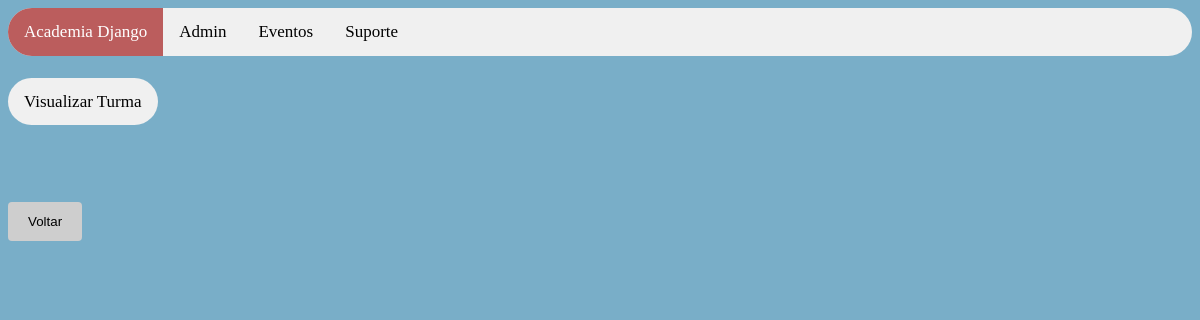
The page /sistema/visualizar_turma/3 on the database as committed earlier.
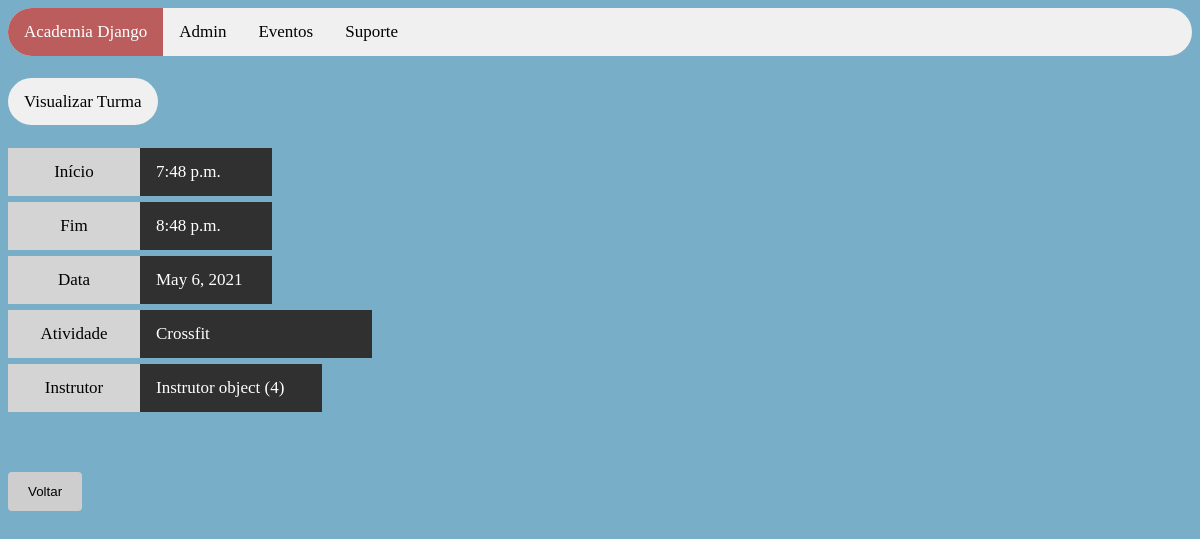
The same page on the database as committed later.
### sistema/models.py (models this page shows)
class Turma(models.Model):
    atividade = models.CharField(
        max_length = 300,
        null = False,
        blank = False
    )
    hora_inicio_turma = models.TimeField(
        auto_now = False,
        auto_now_add = False,
        null = True
    )
    hora_fim_turma = models.TimeField(
        auto_now = False,
        auto_now_add = False,
        null = True
    )
    data_turma = models.DateField(
        null = True,
        blank = True
    )
    instrutor = models.OneToOneField(
        'Instrutor',
        on_delete = models.CASCADE,
        related_name = '+'
    )
    alunos = models.ManyToManyField(
        'Aluno'
    )
    objects = models.Manager()

class Instrutor(models.Model):
    titulacao = models.CharField(
        max_length = 100,
        null = False,
        blank = False
    )
    nome = models.CharField(
        max_length = 200,
        null = False,
        blank = False
    )
    sobrenome = models.CharField(
        max_length = 200,
        null = False,
        blank = False
    )
    telefone = models.CharField(
        max_length = 14,
        null = False,
        blank = False
    )
    cpf = models.CharField(
        max_length = 14,
        null = False,
        blank = False
    )
    genero_choices = (
        ("F", "Feminino"),
        ("M", "Masculino"),
        ("O", "Outro")
    )
    genero = models.CharField(
        max_length = 1,
        choices = genero_choices,
        null = True,
        blank = True
    )
    objects = models.Manager()

### sistema/views.py (the view)
# urls.py: path('visualizar_turma/<int:user_id>', views.visualizar_turma, name='visualizar_turma'),
def visualizar_turma(request, user_id):
    if request.method == 'GET':
        turmas = Turma.objects.filter(id=user_id)
        contexto = {
            'turmas': turmas
        }
    return render(request, 'visualizar_turma.html', contexto)

### sistema/templates/visualizar_turma.html (shortened to what this page needs)
{% load static %}
 <!DOCTYPE html>
<html>
<head>
    <link rel="stylesheet" href=" {% static 'css/style.css' %} "/>
</head>
<body>
<div class="topnav">
    <a class="active" href="http://{{request.get_host}}/sistema/inicio">Academia Django</a>
    <a href="http://{{request.get_host}}/admin" target="_blank">Admin</a>
    <a href="#emconstrucao">Eventos</a>
    <a href="mailto:suporte@academiadjango.com">Suporte</a>
</div>
<br/><br/>
    <a style="background-color: #f0f0f0;color: #000; border-radius: 25px; padding: 14px 16px; text-align: center; float: center; font-size: 17px;"> Visualizar Turma </a>
<br/><br/><br/>
{% for turmas in turmas %}
<a style="background-color: #d4d4d4;color: #000; width: 100px; padding: 14px 16px; text-align: center; float: left; font-size: 17px;">Início </a>
<a style="background-color: #303030;color: #fff; width: 100px; max-width: 500px; padding: 14px 16px; text-align: left; float: left; font-size: 17px;"> {{turmas.hora_inicio_turma}}  </a>
<br/><br/><br/>
<a style="background-color: #d4d4d4;color: #000; width: 100px; padding: 14px 16px; text-align: center; float: left; font-size: 17px;">Fim </a>
<a style="background-color: #303030;color: #fff; width: 100px; padding: 14px 16px; text-align: left; float: left; font-size: 17px;"> {{turmas.hora_fim_turma}}  </a>
<br/><br/><br/>
<a style="background-color: #d4d4d4;color: #000; width: 100px; padding: 14px 16px; text-align: center; float: left; font-size: 17px;">Data </a>
<a style="background-color: #303030;color: #fff; width: 100px; padding: 14px 16px; text-align: left; float: left; font-size: 17px;"> {{turmas.data_turma}}  </a>
<br/><br/><br/>
<a style="background-color: #d4d4d4;color: #000; width: 100px; padding: 14px 16px; text-align: center; float: left; font-size: 17px;">Atividade </a>
<a style="background-color: #303030;color: #fff; width: 200px; max-width: 800px; padding: 14px 16px; text-align: left; float: left; font-size: 17px;"> {{turmas.atividade}}  </a>
<br/><br/><br/>
<a style="background-color: #d4d4d4;color: #000; width: 100px; padding: 14px 16px; text-align: center; float: left; font-size: 17px;">Instrutor </a>
<a style="background-color: #303030;color: #fff; width: 150px; padding: 14px 16px; text-align: left; float: left; font-size: 17px;"> {{turmas.instrutor}}  </a>
<br/><br/><br/>
{% endfor %}
<br/><br/><br/>
    <form action="http://{{request.get_host}}/sistema/inicio">
    <input type="submit" value="Voltar">
    </form>
</body>
</html>

Rows that differ between the two databases and show on the page:
added Turma: hora_inicio_turma "7:48 p.m.", hora_fim_turma "8:48 p.m.", data_turma "May 6, 2021", atividade "Crossfit", instrutor "Instrutor object (4)"
